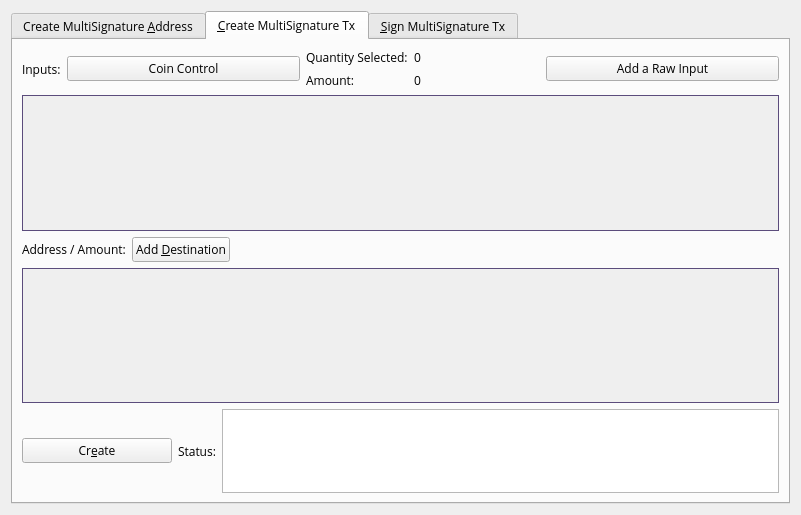
<?xml version="1.0" encoding="UTF-8"?>
<ui version="4.0">
 <class>MultisigDialog</class>
 <widget class="QDialog" name="MultisigDialog">
  <property name="geometry">
   <rect>
    <x>0</x>
    <y>0</y>
    <width>801</width>
    <height>515</height>
   </rect>
  </property>
  <property name="sizePolicy">
   <sizepolicy hsizetype="Fixed" vsizetype="Fixed">
    <horstretch>0</horstretch>
    <verstretch>0</verstretch>
   </sizepolicy>
  </property>
  <property name="windowTitle">
   <string>Multisignature Address Interactions</string>
  </property>
  <layout class="QVBoxLayout" name="verticalLayout_8">
   <item>
    <widget class="QTabWidget" name="multisigTabWidget">
     <property name="font">
      <font>
       <family>Open Sans</family>
      </font>
     </property>
     <property name="styleSheet">
      <string notr="true">QScrollArea{border: 1px solid #5b4c7c;}</string>
     </property>
     <property name="currentIndex">
      <number>1</number>
     </property>
     <widget class="QWidget" name="addMultisigTab">
      <property name="sizePolicy">
       <sizepolicy hsizetype="Minimum" vsizetype="Minimum">
        <horstretch>0</horstretch>
        <verstretch>0</verstretch>
       </sizepolicy>
      </property>
      <attribute name="title">
       <string>Create MultiSignature &amp;Address</string>
      </attribute>
      <layout class="QVBoxLayout" name="verticalLayout">
       <item>
        <layout class="QHBoxLayout" name="enterMLayout">
         <item>
          <widget class="QSpinBox" name="enterMSpinbox">
           <property name="sizePolicy">
            <sizepolicy hsizetype="Fixed" vsizetype="Fixed">
             <horstretch>0</horstretch>
             <verstretch>0</verstretch>
            </sizepolicy>
           </property>
           <property name="toolTip">
            <string>How many people must sign to verify a transaction</string>
           </property>
           <property name="minimum">
            <number>1</number>
           </property>
           <property name="maximum">
            <number>15</number>
           </property>
           <property name="value">
            <number>1</number>
           </property>
          </widget>
         </item>
         <item>
          <widget class="QLabel" name="enterMLabel">
           <property name="font">
            <font>
             <family>Open Sans</family>
            </font>
           </property>
           <property name="text">
            <string>Enter the minimum number of signatures required to sign transactions</string>
           </property>
          </widget>
         </item>
        </layout>
       </item>
       <item>
        <layout class="QHBoxLayout" name="addressLabelLayout">
         <item>
          <widget class="QLabel" name="addressLableLabel">
           <property name="font">
            <font>
             <family>Open Sans</family>
            </font>
           </property>
           <property name="text">
            <string>Address Label:</string>
           </property>
          </widget>
         </item>
         <item>
          <widget class="QLineEdit" name="multisigAddressLabel">
           <property name="font">
            <font>
             <family>Open Sans</family>
            </font>
           </property>
          </widget>
         </item>
        </layout>
       </item>
       <item>
        <layout class="QHBoxLayout" name="addAddressLayout">
         <item>
          <widget class="QPushButton" name="addAddressButton">
           <property name="font">
            <font>
             <family>Open Sans</family>
            </font>
           </property>
           <property name="toolTip">
            <string>Add another address that could sign to verify a transaction from the multisig address.</string>
           </property>
           <property name="text">
            <string>&amp;Add Address / Key</string>
           </property>
           <property name="icon">
            <iconset resource="../cannabits.qrc">
             <normaloff>:/icons/add</normaloff>:/icons/add</iconset>
           </property>
           <property name="autoDefault">
            <bool>false</bool>
           </property>
          </widget>
         </item>
         <item>
          <widget class="QLabel" name="addAddressLabel">
           <property name="sizePolicy">
            <sizepolicy hsizetype="Preferred" vsizetype="Fixed">
             <horstretch>0</horstretch>
             <verstretch>0</verstretch>
            </sizepolicy>
           </property>
           <property name="font">
            <font>
             <family>Open Sans</family>
            </font>
           </property>
           <property name="text">
            <string>Local addresses or public keys that can sign:</string>
           </property>
          </widget>
         </item>
         <item>
          <spacer name="addAddressSpacer_2">
           <property name="orientation">
            <enum>Qt::Horizontal</enum>
           </property>
           <property name="sizeHint" stdset="0">
            <size>
             <width>40</width>
             <height>10</height>
            </size>
           </property>
          </spacer>
         </item>
        </layout>
       </item>
       <item>
        <widget class="QScrollArea" name="addAddressScrollArea">
         <property name="sizePolicy">
          <sizepolicy hsizetype="Preferred" vsizetype="Expanding">
           <horstretch>0</horstretch>
           <verstretch>0</verstretch>
          </sizepolicy>
         </property>
         <property name="widgetResizable">
          <bool>true</bool>
         </property>
         <widget class="QWidget" name="addAddressWidget">
          <property name="geometry">
           <rect>
            <x>0</x>
            <y>0</y>
            <width>729</width>
            <height>119</height>
           </rect>
          </property>
          <layout class="QVBoxLayout" name="verticalLayout_5">
           <item>
            <layout class="QVBoxLayout" name="addressList"/>
           </item>
           <item>
            <spacer name="verticalSpacer">
             <property name="orientation">
              <enum>Qt::Vertical</enum>
             </property>
             <property name="sizeHint" stdset="0">
              <size>
               <width>20</width>
               <height>40</height>
              </size>
             </property>
            </spacer>
           </item>
          </layout>
         </widget>
        </widget>
       </item>
       <item>
        <layout class="QHBoxLayout" name="addMultisigLayout">
         <item>
          <widget class="QPushButton" name="addMultisigButton">
           <property name="sizePolicy">
            <sizepolicy hsizetype="Preferred" vsizetype="Fixed">
             <horstretch>0</horstretch>
             <verstretch>0</verstretch>
            </sizepolicy>
           </property>
           <property name="font">
            <font>
             <family>Open Sans</family>
            </font>
           </property>
           <property name="toolTip">
            <string>Create a new multisig address</string>
           </property>
           <property name="toolTipDuration">
            <number>-3</number>
           </property>
           <property name="text">
            <string>C&amp;reate</string>
           </property>
           <property name="icon">
            <iconset resource="../cannabits.qrc">
             <normaloff>:/icons/filesave</normaloff>:/icons/filesave</iconset>
           </property>
           <property name="autoDefault">
            <bool>false</bool>
           </property>
          </widget>
         </item>
         <item>
          <widget class="QLabel" name="label">
           <property name="font">
            <font>
             <family>Open Sans</family>
            </font>
           </property>
           <property name="text">
            <string>Status:</string>
           </property>
          </widget>
         </item>
         <item>
          <widget class="QTextEdit" name="addMultisigStatus">
           <property name="sizePolicy">
            <sizepolicy hsizetype="Expanding" vsizetype="Fixed">
             <horstretch>0</horstretch>
             <verstretch>0</verstretch>
            </sizepolicy>
           </property>
           <property name="maximumSize">
            <size>
             <width>16777215</width>
             <height>75</height>
            </size>
           </property>
           <property name="font">
            <font>
             <family>Open Sans</family>
            </font>
           </property>
           <property name="readOnly">
            <bool>true</bool>
           </property>
           <property name="textInteractionFlags">
            <set>Qt::TextSelectableByKeyboard|Qt::TextSelectableByMouse</set>
           </property>
          </widget>
         </item>
        </layout>
       </item>
       <item>
        <widget class="QLabel" name="label_2">
         <property name="sizePolicy">
          <sizepolicy hsizetype="Preferred" vsizetype="Preferred">
           <horstretch>0</horstretch>
           <verstretch>0</verstretch>
          </sizepolicy>
         </property>
         <property name="font">
          <font>
           <family>Open Sans</family>
          </font>
         </property>
         <property name="text">
          <string>Use below to quickly import an address by its redeem. Don't forget to add a label before clicking import!
Keep in mind, the wallet will rescan the blockchain to find transactions containing the new address.
Please be patient after clicking import.</string>
         </property>
         <property name="scaledContents">
          <bool>false</bool>
         </property>
         <property name="wordWrap">
          <bool>true</bool>
         </property>
        </widget>
       </item>
       <item>
        <layout class="QHBoxLayout" name="importLayout">
         <item>
          <widget class="QPushButton" name="importAddressButton">
           <property name="sizePolicy">
            <sizepolicy hsizetype="Fixed" vsizetype="Fixed">
             <horstretch>0</horstretch>
             <verstretch>0</verstretch>
            </sizepolicy>
           </property>
           <property name="font">
            <font>
             <family>Open Sans</family>
            </font>
           </property>
           <property name="text">
            <string>&amp;Import Redeem</string>
           </property>
           <property name="icon">
            <iconset resource="../cannabits.qrc">
             <normaloff>:/icons/receiving_addresses</normaloff>:/icons/receiving_addresses</iconset>
           </property>
          </widget>
         </item>
         <item>
          <widget class="QLineEdit" name="importRedeem">
           <property name="sizePolicy">
            <sizepolicy hsizetype="Preferred" vsizetype="Fixed">
             <horstretch>0</horstretch>
             <verstretch>0</verstretch>
            </sizepolicy>
           </property>
           <property name="font">
            <font>
             <family>Open Sans</family>
            </font>
           </property>
          </widget>
         </item>
        </layout>
       </item>
      </layout>
     </widget>
     <widget class="QWidget" name="createTransactionTab">
      <attribute name="title">
       <string>&amp;Create MultiSignature Tx</string>
      </attribute>
      <layout class="QVBoxLayout" name="verticalLayout_3">
       <item>
        <layout class="QHBoxLayout" name="horizontalLayout_2">
         <item>
          <layout class="QVBoxLayout" name="createTxLayout">
           <item>
            <layout class="QHBoxLayout" name="addTxInputLayout">
             <item>
              <widget class="QLabel" name="addTxInputLabel">
               <property name="sizePolicy">
                <sizepolicy hsizetype="Fixed" vsizetype="Preferred">
                 <horstretch>0</horstretch>
                 <verstretch>0</verstretch>
                </sizepolicy>
               </property>
               <property name="font">
                <font>
                 <family>Open Sans</family>
                </font>
               </property>
               <property name="text">
                <string>Inputs:</string>
               </property>
              </widget>
             </item>
             <item>
              <widget class="QPushButton" name="pushButtonCoinControl">
               <property name="sizePolicy">
                <sizepolicy hsizetype="Preferred" vsizetype="Fixed">
                 <horstretch>0</horstretch>
                 <verstretch>0</verstretch>
                </sizepolicy>
               </property>
               <property name="font">
                <font>
                 <family>Open Sans</family>
                </font>
               </property>
               <property name="text">
                <string>Coin Control</string>
               </property>
              </widget>
             </item>
             <item>
              <layout class="QFormLayout" name="formLayout_2">
               <property name="rightMargin">
                <number>10</number>
               </property>
               <item row="0" column="0">
                <widget class="QLabel" name="labelQuantity">
                 <property name="font">
                  <font>
                   <family>Open Sans</family>
                  </font>
                 </property>
                 <property name="text">
                  <string>Quantity Selected:</string>
                 </property>
                </widget>
               </item>
               <item row="0" column="1">
                <widget class="QLabel" name="labelQuantity_int">
                 <property name="font">
                  <font>
                   <family>Open Sans</family>
                  </font>
                 </property>
                 <property name="text">
                  <string>0</string>
                 </property>
                </widget>
               </item>
               <item row="1" column="0">
                <widget class="QLabel" name="labelAmount">
                 <property name="font">
                  <font>
                   <family>Open Sans</family>
                  </font>
                 </property>
                 <property name="text">
                  <string>Amount:</string>
                 </property>
                </widget>
               </item>
               <item row="1" column="1">
                <widget class="QLabel" name="labelAmount_int">
                 <property name="font">
                  <font>
                   <family>Open Sans</family>
                  </font>
                 </property>
                 <property name="text">
                  <string>0</string>
                 </property>
                </widget>
               </item>
              </layout>
             </item>
             <item>
              <widget class="QPushButton" name="addInputButton">
               <property name="sizePolicy">
                <sizepolicy hsizetype="Preferred" vsizetype="Fixed">
                 <horstretch>0</horstretch>
                 <verstretch>0</verstretch>
                </sizepolicy>
               </property>
               <property name="font">
                <font>
                 <family>Open Sans</family>
                </font>
               </property>
               <property name="toolTip">
                <string>Add an input to fund the outputs</string>
               </property>
               <property name="text">
                <string>Add a Raw Input</string>
               </property>
               <property name="icon">
                <iconset resource="../cannabits.qrc">
                 <normaloff>:/css/default</normaloff>:/css/default</iconset>
               </property>
              </widget>
             </item>
            </layout>
           </item>
           <item>
            <widget class="QScrollArea" name="txInputsScrollArea">
             <property name="sizePolicy">
              <sizepolicy hsizetype="Preferred" vsizetype="Expanding">
               <horstretch>0</horstretch>
               <verstretch>0</verstretch>
              </sizepolicy>
             </property>
             <property name="widgetResizable">
              <bool>true</bool>
             </property>
             <widget class="QWidget" name="txInputsWidget">
              <property name="geometry">
               <rect>
                <x>0</x>
                <y>0</y>
                <width>713</width>
                <height>116</height>
               </rect>
              </property>
              <layout class="QVBoxLayout" name="verticalLayout_7">
               <item>
                <layout class="QVBoxLayout" name="inputsList"/>
               </item>
               <item>
                <spacer name="txInputsSpacer">
                 <property name="orientation">
                  <enum>Qt::Vertical</enum>
                 </property>
                 <property name="sizeHint" stdset="0">
                  <size>
                   <width>20</width>
                   <height>80</height>
                  </size>
                 </property>
                </spacer>
               </item>
              </layout>
             </widget>
            </widget>
           </item>
           <item>
            <layout class="QHBoxLayout" name="addDestinationLayout">
             <item>
              <widget class="QLabel" name="addDestinationLabel">
               <property name="font">
                <font>
                 <family>Open Sans</family>
                </font>
               </property>
               <property name="text">
                <string>Address / Amount:</string>
               </property>
              </widget>
             </item>
             <item>
              <widget class="QPushButton" name="addDestinationButton">
               <property name="sizePolicy">
                <sizepolicy hsizetype="Fixed" vsizetype="Fixed">
                 <horstretch>0</horstretch>
                 <verstretch>0</verstretch>
                </sizepolicy>
               </property>
               <property name="font">
                <font>
                 <family>Open Sans</family>
                </font>
               </property>
               <property name="toolTip">
                <string>Add destinations to send CNBT to</string>
               </property>
               <property name="text">
                <string>Add &amp;Destination</string>
               </property>
               <property name="icon">
                <iconset resource="../cannabits.qrc">
                 <normaloff>:/icons/add</normaloff>:/icons/add</iconset>
               </property>
              </widget>
             </item>
             <item>
              <spacer name="addDestinationHorizontalSpacer">
               <property name="orientation">
                <enum>Qt::Horizontal</enum>
               </property>
               <property name="sizeHint" stdset="0">
                <size>
                 <width>40</width>
                 <height>20</height>
                </size>
               </property>
              </spacer>
             </item>
            </layout>
           </item>
           <item>
            <widget class="QScrollArea" name="destionationsScrollArea">
             <property name="sizePolicy">
              <sizepolicy hsizetype="Expanding" vsizetype="Expanding">
               <horstretch>0</horstretch>
               <verstretch>0</verstretch>
              </sizepolicy>
             </property>
             <property name="widgetResizable">
              <bool>true</bool>
             </property>
             <widget class="QWidget" name="destinationsScrollAreaContents">
              <property name="geometry">
               <rect>
                <x>0</x>
                <y>0</y>
                <width>713</width>
                <height>96</height>
               </rect>
              </property>
              <layout class="QVBoxLayout" name="verticalLayout_11">
               <item>
                <layout class="QVBoxLayout" name="destinationsList"/>
               </item>
               <item>
                <spacer name="destinationsSpacer">
                 <property name="orientation">
                  <enum>Qt::Vertical</enum>
                 </property>
                 <property name="sizeHint" stdset="0">
                  <size>
                   <width>20</width>
                   <height>20</height>
                  </size>
                 </property>
                </spacer>
               </item>
              </layout>
             </widget>
            </widget>
           </item>
           <item>
            <layout class="QHBoxLayout" name="horizontalLayout_4">
             <item>
              <widget class="QPushButton" name="createButton">
               <property name="sizePolicy">
                <sizepolicy hsizetype="Fixed" vsizetype="Fixed">
                 <horstretch>0</horstretch>
                 <verstretch>0</verstretch>
                </sizepolicy>
               </property>
               <property name="minimumSize">
                <size>
                 <width>150</width>
                 <height>0</height>
                </size>
               </property>
               <property name="font">
                <font>
                 <family>Open Sans</family>
                </font>
               </property>
               <property name="toolTip">
                <string>Create a transaction object using the given inputs to the given outputs</string>
               </property>
               <property name="text">
                <string>Cr&amp;eate</string>
               </property>
               <property name="icon">
                <iconset resource="../cannabits.qrc">
                 <normaloff>:/icons/export</normaloff>:/icons/export</iconset>
               </property>
               <property name="autoDefault">
                <bool>false</bool>
               </property>
               <property name="default">
                <bool>true</bool>
               </property>
              </widget>
             </item>
             <item>
              <widget class="QLabel" name="createButtonLabel">
               <property name="sizePolicy">
                <sizepolicy hsizetype="Fixed" vsizetype="Preferred">
                 <horstretch>0</horstretch>
                 <verstretch>0</verstretch>
                </sizepolicy>
               </property>
               <property name="font">
                <font>
                 <family>Open Sans</family>
                </font>
               </property>
               <property name="text">
                <string>Status:</string>
               </property>
               <property name="alignment">
                <set>Qt::AlignRight|Qt::AlignTrailing|Qt::AlignVCenter</set>
               </property>
              </widget>
             </item>
             <item>
              <widget class="QTextEdit" name="createButtonStatus">
               <property name="sizePolicy">
                <sizepolicy hsizetype="Expanding" vsizetype="Minimum">
                 <horstretch>0</horstretch>
                 <verstretch>0</verstretch>
                </sizepolicy>
               </property>
               <property name="maximumSize">
                <size>
                 <width>16777215</width>
                 <height>16777215</height>
                </size>
               </property>
               <property name="font">
                <font>
                 <family>Open Sans</family>
                </font>
               </property>
               <property name="sizeAdjustPolicy">
                <enum>QAbstractScrollArea::AdjustToContents</enum>
               </property>
               <property name="readOnly">
                <bool>true</bool>
               </property>
              </widget>
             </item>
            </layout>
           </item>
          </layout>
         </item>
         <item>
          <layout class="QHBoxLayout" name="horizontalLayout_3"/>
         </item>
        </layout>
       </item>
      </layout>
     </widget>
     <widget class="QWidget" name="signMultisigTransaction">
      <property name="styleSheet">
       <string notr="true">txScrollArea:{
	border: 1px solid #5b4c7c;
}
keyScrollArea:{
	border: 1px solid #5b4c7c;
}
txScrollArea:{
	border: 1px solid #5b4c7c;
}</string>
      </property>
      <attribute name="title">
       <string>&amp;Sign MultiSignature Tx</string>
      </attribute>
      <layout class="QVBoxLayout" name="verticalLayout_4">
       <item>
        <layout class="QHBoxLayout" name="transactionHexLayout">
         <item>
          <widget class="QLabel" name="transactionHexLabel">
           <property name="font">
            <font>
             <family>Open Sans</family>
            </font>
           </property>
           <property name="text">
            <string>Transaction Hex:</string>
           </property>
          </widget>
         </item>
         <item>
          <widget class="QLineEdit" name="transactionHex">
           <property name="font">
            <font>
             <family>Open Sans</family>
            </font>
           </property>
           <property name="toolTip">
            <string/>
           </property>
          </widget>
         </item>
        </layout>
       </item>
       <item>
        <layout class="QHBoxLayout" name="horizontalLayout">
         <item>
          <layout class="QVBoxLayout" name="verticalLayout_2">
           <item>
            <layout class="QHBoxLayout" name="horizontalLayout_7">
             <item>
              <widget class="QPushButton" name="signButton">
               <property name="sizePolicy">
                <sizepolicy hsizetype="Preferred" vsizetype="Fixed">
                 <horstretch>0</horstretch>
                 <verstretch>0</verstretch>
                </sizepolicy>
               </property>
               <property name="minimumSize">
                <size>
                 <width>150</width>
                 <height>0</height>
                </size>
               </property>
               <property name="font">
                <font>
                 <family>Open Sans</family>
                </font>
               </property>
               <property name="toolTip">
                <string>Sign the transaction from this wallet or from provided private keys</string>
               </property>
               <property name="text">
                <string>S&amp;ign</string>
               </property>
               <property name="icon">
                <iconset resource="../cannabits.qrc">
                 <normaloff>:/icons/edit</normaloff>:/icons/edit</iconset>
               </property>
               <property name="autoDefault">
                <bool>false</bool>
               </property>
               <property name="default">
                <bool>true</bool>
               </property>
              </widget>
             </item>
             <item>
              <widget class="QPushButton" name="commitButton">
               <property name="enabled">
                <bool>false</bool>
               </property>
               <property name="sizePolicy">
                <sizepolicy hsizetype="Preferred" vsizetype="Fixed">
                 <horstretch>0</horstretch>
                 <verstretch>0</verstretch>
                </sizepolicy>
               </property>
               <property name="font">
                <font>
                 <family>Open Sans</family>
                </font>
               </property>
               <property name="toolTip">
                <string>&lt;html&gt;&lt;head/&gt;&lt;body&gt;&lt;p&gt;DISABLED until transaction has been signed enough times.&lt;/p&gt;&lt;/body&gt;&lt;/html&gt;</string>
               </property>
               <property name="autoFillBackground">
                <bool>false</bool>
               </property>
               <property name="text">
                <string>Co&amp;mmit</string>
               </property>
               <property name="icon">
                <iconset resource="../cannabits.qrc">
                 <normaloff>:/icons/send</normaloff>:/icons/send</iconset>
               </property>
               <property name="autoDefault">
                <bool>true</bool>
               </property>
              </widget>
             </item>
             <item>
              <layout class="QHBoxLayout" name="addPrivKeyLayout">
               <item>
                <widget class="QPushButton" name="addPrivKeyButton">
                 <property name="sizePolicy">
                  <sizepolicy hsizetype="Fixed" vsizetype="Fixed">
                   <horstretch>0</horstretch>
                   <verstretch>0</verstretch>
                  </sizepolicy>
                 </property>
                 <property name="font">
                  <font>
                   <family>Open Sans</family>
                  </font>
                 </property>
                 <property name="toolTip">
                  <string>Add private keys to sign the transaction with</string>
                 </property>
                 <property name="text">
                  <string>Add Private &amp;Key</string>
                 </property>
                 <property name="icon">
                  <iconset resource="../cannabits.qrc">
                   <normaloff>:/icons/add</normaloff>:/icons/add</iconset>
                 </property>
                </widget>
               </item>
               <item>
                <widget class="QLabel" name="addPrivKeyLabel">
                 <property name="font">
                  <font>
                   <family>Open Sans</family>
                  </font>
                 </property>
                 <property name="text">
                  <string>Sign with only private keys (Not Recommened)</string>
                 </property>
                </widget>
               </item>
              </layout>
             </item>
            </layout>
           </item>
           <item>
            <layout class="QHBoxLayout" name="horizontalLayout_5">
             <item>
              <widget class="QLabel" name="signButtonStatusLabel">
               <property name="font">
                <font>
                 <family>Open Sans</family>
                </font>
               </property>
               <property name="text">
                <string>Status:</string>
               </property>
              </widget>
             </item>
             <item>
              <widget class="QTextEdit" name="signButtonStatus">
               <property name="sizePolicy">
                <sizepolicy hsizetype="Expanding" vsizetype="Preferred">
                 <horstretch>0</horstretch>
                 <verstretch>0</verstretch>
                </sizepolicy>
               </property>
               <property name="maximumSize">
                <size>
                 <width>16777215</width>
                 <height>16777215</height>
                </size>
               </property>
               <property name="font">
                <font>
                 <family>Open Sans</family>
                </font>
               </property>
               <property name="verticalScrollBarPolicy">
                <enum>Qt::ScrollBarAsNeeded</enum>
               </property>
               <property name="readOnly">
                <bool>true</bool>
               </property>
               <property name="textInteractionFlags">
                <set>Qt::TextSelectableByKeyboard|Qt::TextSelectableByMouse</set>
               </property>
              </widget>
             </item>
            </layout>
           </item>
           <item>
            <widget class="QScrollArea" name="keyScrollArea">
             <property name="sizePolicy">
              <sizepolicy hsizetype="Expanding" vsizetype="Expanding">
               <horstretch>0</horstretch>
               <verstretch>0</verstretch>
              </sizepolicy>
             </property>
             <property name="sizeAdjustPolicy">
              <enum>QAbstractScrollArea::AdjustToContents</enum>
             </property>
             <property name="widgetResizable">
              <bool>true</bool>
             </property>
             <widget class="QWidget" name="keyScrollAreaContents">
              <property name="geometry">
               <rect>
                <x>0</x>
                <y>0</y>
                <width>725</width>
                <height>139</height>
               </rect>
              </property>
              <layout class="QVBoxLayout" name="verticalLayout_9">
               <item>
                <layout class="QVBoxLayout" name="keyList"/>
               </item>
               <item>
                <spacer name="keySpacer">
                 <property name="orientation">
                  <enum>Qt::Vertical</enum>
                 </property>
                 <property name="sizeHint" stdset="0">
                  <size>
                   <width>20</width>
                   <height>20</height>
                  </size>
                 </property>
                </spacer>
               </item>
              </layout>
             </widget>
            </widget>
           </item>
          </layout>
         </item>
        </layout>
       </item>
      </layout>
     </widget>
    </widget>
   </item>
  </layout>
 </widget>
 <resources>
  <include location="../cannabits.qrc"/>
 </resources>
 <connections/>
</ui>
